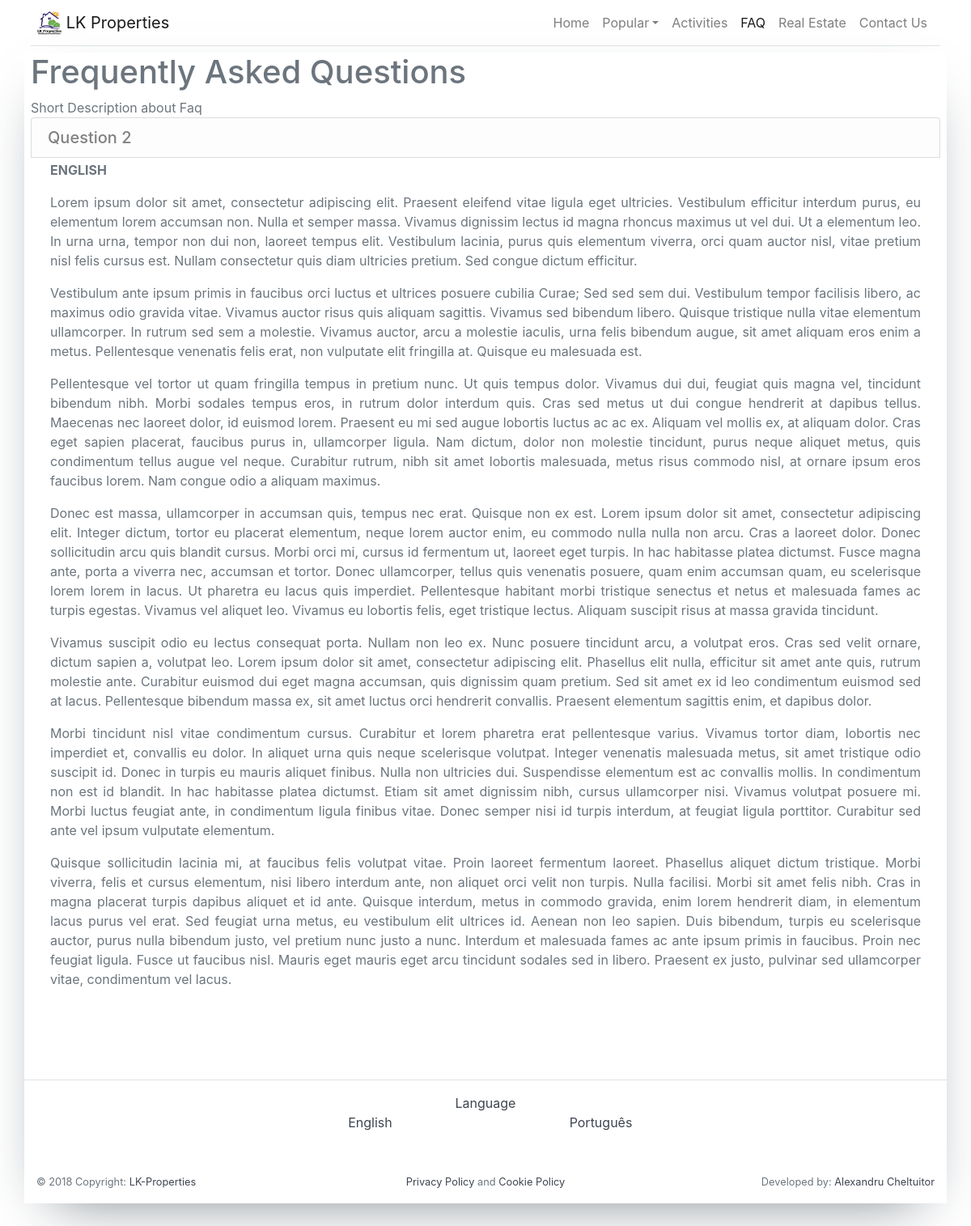
The app's page /en/faq?lang=fr (signed in) with its own data.
### tables this page shows
CREATE TABLE IF NOT EXISTS `faq_question_translation` (
  `faq_question_translated_ID` int(11) NOT NULL AUTO_INCREMENT,
  `faq_link_ID` int(11) NOT NULL,
  `langCode` varchar(5) NOT NULL,
  `questionTranslated` varchar(200) NOT NULL,
  PRIMARY KEY (`faq_question_translated_ID`),
  KEY `fqt_faq_link_FK` (`faq_link_ID`)
);

CREATE TABLE IF NOT EXISTS `faq_answer_translation` (
  `faq_answer_translated_ID` int(11) NOT NULL AUTO_INCREMENT,
  `faq_link_ID` int(11) NOT NULL,
  `langCode` varchar(5) NOT NULL,
  `answerTranslated` text NOT NULL,
  PRIMARY KEY (`faq_answer_translated_ID`),
  KEY `fat_faq_link_FK` (`faq_link_ID`)
);

### _include/_models/db.php (called while the page is built, shortened)
<?php
    class Database{
        function __construct(){
            $this->db = mysqli_connect('localhost', 'root', '', 'lkproper_lk');
        }
    }
?>

### _include/_pages/faq.php (the view)
<div class="container mx-sm-auto mb-5 pb-5  px-4 px-md-2 shadow-sm rounded text-muted">
    <h1><?php echo $lang['faq']['title'];?></h1>
    <div>
        <?php echo $lang['faq']['info'];?>
    </div>
    <ul class="list-group">
        <?php
            $query = $CONN->db->query('
                select
                    faq_question_translation.questionTranslated,
                    faq_answer_translation.answerTranslated
                from
                    faq_link
                left join
                    faq_question_translation
                on
                    faq_link.faq_link_ID = faq_question_translation.faq_link_ID
                left join
                    faq_answer_translation
                on
                    faq_link.faq_link_ID = faq_answer_translation.faq_link_ID
                where
                    faq_question_translation.langCode = "'.$selectedLang.'"
                and
                    faq_answer_translation.langCode = "'.$selectedLang.'"
            ');
            while($fetch = $query->fetch_object()){
                echo '
                    <li class="list-group-item list-group-item-light"><h5 class="mb-0">'.$fetch->questionTranslated.'</h5></li>
                    <div class="pt-1 px-4 text-justify">
                        '.$fetch->answerTranslated.'
                    </div>
                ';
            }
        ?>
    </ul>
</div>

### records on screen
faq_question_translation: questionTranslated "Question 2", faq_answer_translation.answerTranslated "ENGLISH Lorem ipsum dolor sit amet, consectetur adipiscing elit. Praesent eleifend vitae ligula eget ultricies. Vestibulum efficitur interdum purus, eu elementum lorem accumsan non. Nulla et semper massa. Vivamus dignissim lectus id magna rhoncus maximus ut vel dui. Ut a elementum leo. In urna urna, tempor non dui non, laoreet tempus elit. Vestibulum lacinia, purus quis elementum viverra, orci quam auctor nisl, vitae pretium nisl felis cursus est. Nullam consectetur quis diam ultricies pretium. Sed congue dictum efficitur. Vestibulum ante ipsum primis in faucibus orci luctus et ultrices posuere cubilia Curae; Sed sed sem dui. Vestibulum tempor facilisis libero, ac maximus odio gravida…"

### other values on screen
$lang['navbar']['home'] "Home"
$lang['navbar']['activities'] "Activities"
$lang['navbar']['faq'] "FAQ"
$lang['navbar']['realEstate'] "Real Estate"
$lang['navbar']['contactUs'] "Contact Us"
$lang['faq']['title'] "Frequently Asked Questions"
$lang['faq']['info'] "Short Description about Faq"
$lang['footer']['copyright'] "Copyright"
$lang['footer']['privacyPolicy']['name'] "Privacy Policy"
$lang['footer']['filler'] "and"
$lang['footer']['cookiePolicy']['name'] "Cookie Policy"
$lang['footer']['developerInfo'] "Developed by"
$lang['footer']['languages'] "Language"
